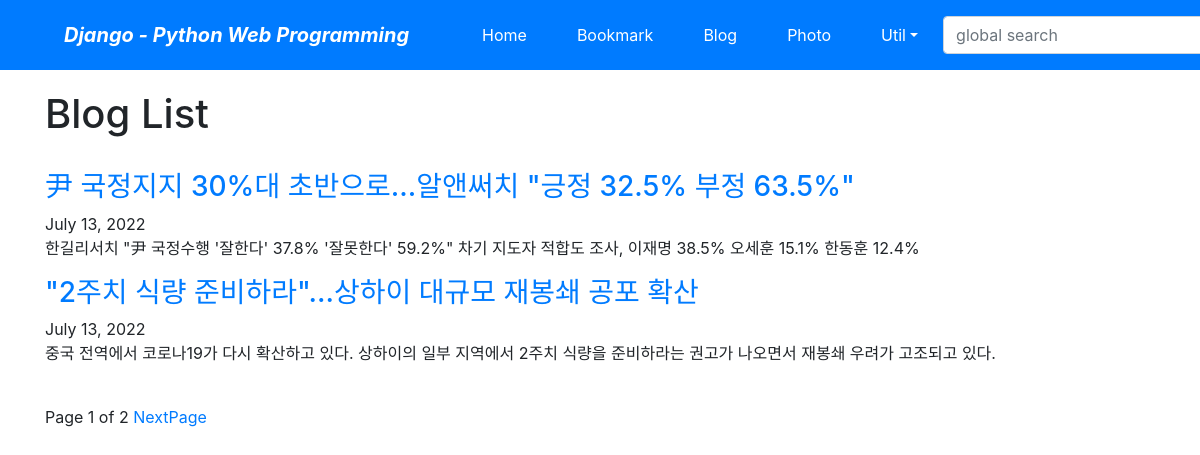
Screenshot of /blog/ with the database file from the repository.
### blog/models.py (models this page shows, shortened)
class Post(models.Model):
    title = models.CharField(verbose_name='TITLE', max_length=50)
    slug = models.SlugField('SLUG', unique=True, allow_unicode=True, help_text='one word for title alias.')
    description = models.CharField('DESCRIPTION', max_length=100, blank=True, help_text='simple description text.')
    content = models.TextField('CONTENT')
    create_dt = models.DateTimeField('CREATE DATE', auto_now_add=True)
    modify_dt = models.DateTimeField('MODIFY DATE', auto_now=True)
    class Meta:
        verbose_name = 'post'
        verbose_name_plural = 'posts'
        db_table = 'blog_posts'
        ordering = ('-modify_dt',)
    def get_absolute_url(self):
        return reverse('blog:post_detail', args=(self.slug,))

### blog/views.py (the view)
# urls.py: path('', views.PostLV.as_view(), name='index'),
class PostLV(ListView):
    model = Post
    template_name = 'blog/post_all.html'
    context_object_name = 'posts'
    paginate_by = 2

### blog/templates/blog/post_all.html (shortened to what this page needs)
{% extends "base.html"%}
{% block content %}
<h1>Blog List</h1>
<br>
{% for post in posts %}
    <h3><a href='{{ post.get_absolute_url }}'>{{ post.title }}</a></h3>
    {{ post.modify_dt|date:"N d, Y" }}
    <p>{{ post.description }}</p>
{% endfor %}
<br>
<div>
    <span>
        Page {{ page_obj.number }} of {{ page_obj.paginator.num_pages }}
        {% if page_obj.has_next %}
            <a href="?page={{ page_obj.next_page_number }}">NextPage</a>
        {% endif %}
    </span>
</div>
{% endblock %}

### rows the page displays
Post: title "尹 국정지지 30%대 초반으로…알앤써치 \"긍정 32.5% 부정 63.5%\"", modify_dt "July 13, 2022", description "한길리서치 \"尹 국정수행 '잘한다' 37.8% '잘못한다' 59.2%\" 차기 지도자 적합도 조사, 이재명 38.5% 오세훈 15.1% 한동훈 12.4%"
Post: title "\"2주치 식량 준비하라\"…상하이 대규모 재봉쇄 공포 확산", modify_dt "July 13, 2022", description "중국 전역에서 코로나19가 다시 확산하고 있다. 상하이의 일부 지역에서 2주치 식량을 준비하라는 권고가 나오면서 재봉쇄 우려가 고조되고 있다."

### other values shown
{{ page_obj.number }} "1"
{{ page_obj.paginator.num_pages }} "2"
